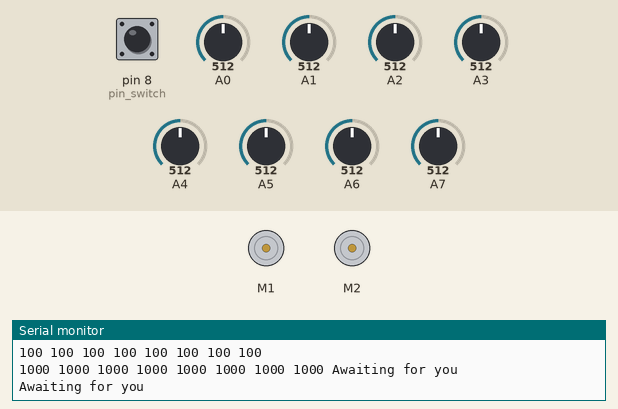
Simulated run of this sketch. Board: Arduino Mega 2560, built with avr-gcc and run on an emulated ATmega2560. On the bench: 2 × DC motor (green arrow = forward, orange = backward, longer = faster), the last lines printed to the serial monitor. The inputs (shaded band) are chosen by the test bench; at power-on: pin 8 (pin_switch) HIGH, A0 = 512, A2 = 512, A1 = 512, A3 = 512, A4 = 512, A5 = 512, A6 = 512, A7 = 512.

Above: at 10.3 s.
10.4 s: pin 8 (pin_switch) pulled LOW for 1.85 s
At 14.5 s:
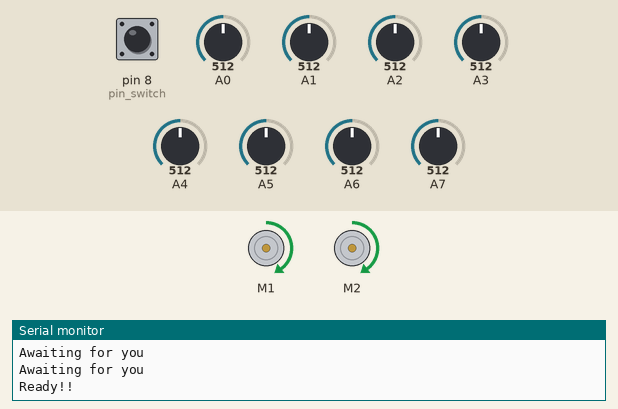
15.0 s: A0 set to 626
17.1 s: A0 set to 645
At 17.8 s:
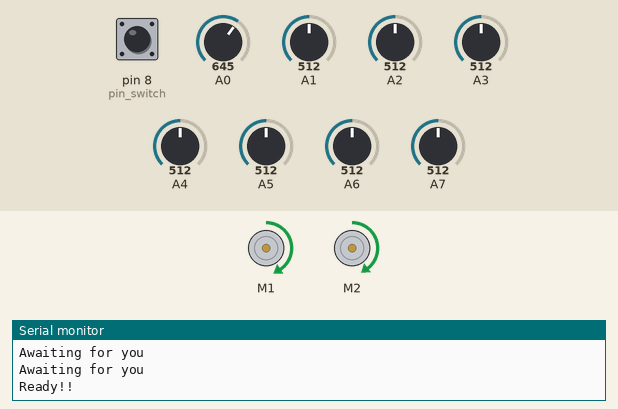
19.2 s: A2 set to 625
21.3 s: A2 set to 652
At 22.1 s:
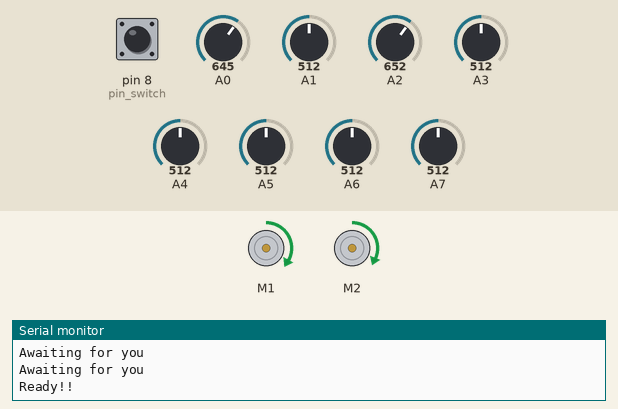
23.4 s: A1 set to 716
At 23.9 s:
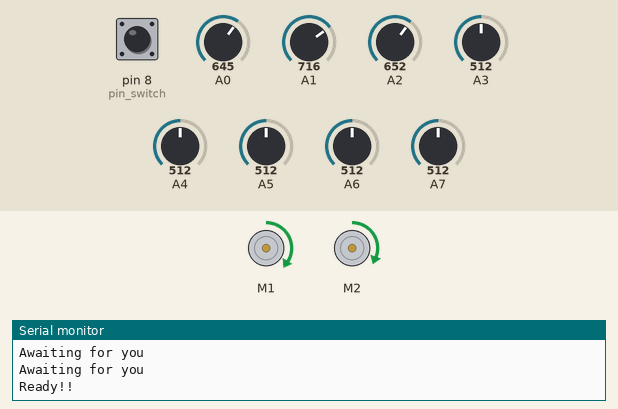
Timing chart, 0 to 26.4 s (numbered marks = the images above; inputs shaded):
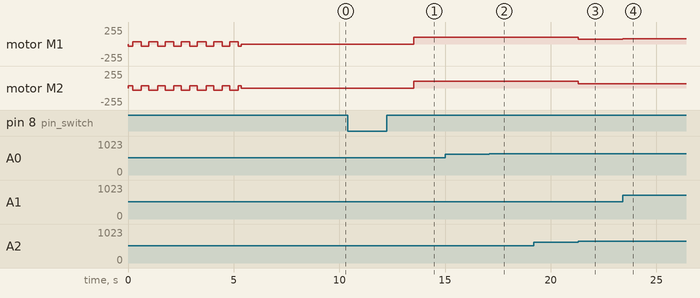

Measured:
- after the input at 10.4 s, motor M1, motor M2: stopped → forward 100/255 after 3.1 s
- after the input at 15.0 s, every drawn part: stays the same
- after the input at 17.1 s, motor M1: forward 100/255 → forward 102/255 at once; motor M2: forward 100/255 → forward 98/255 at once
- after the input at 19.2 s, every drawn part: stays the same
- after the input at 21.3 s, motor M1: forward 102/255 → forward 73/255 at once; motor M2: forward 98/255 → forward 67/255 at once
- after the input at 23.4 s, motor M1: forward 73/255 → forward 76/255 at once; motor M2: forward 67/255 → forward 64/255 at once

The sketch:

Carrito_Source_Sandy.ino
```cpp
#include <QTRSensors.h>
#include <OrangutanMotors.h>
#include <EEPROM.h>

#define CAR_ANALOG

#define primerTermino   0b1111111100000000
#define segundoTermino  0b0000000011111111

#define NUM_SENSORS                8
#define NUM_SAMPLES_PER_SENSOR     4
#define EMITTER_PIN_IR             11
#define TIMEOUT                  2500

#ifdef CAR_ANALOG
   #define CARGAR_SENSOR QTRSensorsAnalog
   #define PINES (unsigned char[]) { 0, 1, 2, 3, 4, 5, 6, 7}
   #define MUESTREO NUM_SAMPLES_PER_SENSOR

#endif

#ifdef CAR_DIGITAL
   #define CARGAR_SENSOR QTRSensorsRC
   #define PINES (unsigned char[]) {14, 15, 16, 17, 18, 19, 12, 13}
   #define MUESTREO TIMEOUT
#endif


CARGAR_SENSOR qtr(PINES, NUM_SENSORS, MUESTREO, EMITTER_PIN_IR);

OrangutanMotors motors;

unsigned int sensorValues[NUM_SENSORS];

unsigned int minimoUno = 0,minimoDos = 0,minimoTres = 0,minimoCuatro = 0,minimoCinco = 0,minimoSeis = 0,minimoSiete = 0,minimoOcho = 0;
unsigned int maximoUno = 0,maximoDos = 0,maximoTres = 0,maximoCuatro = 0,maximoCinco = 0,maximoSeis = 0,maximoSiete = 0,maximoOcho = 0;
uint8_t intervalo1 = 0,intervalo2 = 0;
int numeroByte = 1,numeroByteLectura = 1;

//--------------------------------------------------------------------------------------//
//------------------------Velocidad Maxima Robot----------------------------------------//
int maximum = 100;
//-------------------------------------------------------------------------------------//
//------------------------- Ganancias controlador PD-----------------------------------//
float kp = 4;    //1.45            //2.1              //7.1    //6   0.095
float kd = 40;     //30   //10     0.15
float ki = 0.2;
//--------------------------------------------------------------------------------------//
//-----------------------Velocidad de Calibracion---------------------------------------//
int velcalibrate = 35;
//--------------------------------------------------------------------------------------//


int last_proportional = 0;
long integral = 0;
int position = 0, switchCalibration = 0;
signed int proportional = 0 , power_difference = 0, derivative = 0, motorDos = 0 , motorUno = 0,error_brake = 0;
int pin_switch = 8;

void setup()
{
   pinMode(pin_switch,INPUT);
   digitalWrite(pin_switch, HIGH);

   numeroByte = 1;
   numeroByteLectura = 1;

   Serial.begin(9600);

   for (int i=0; i<7 ; i++)
      {
	    for (int counter=0; counter<17; counter++)
	    {
		    if (counter < 5 || counter >= 14)
		    OrangutanMotors::setSpeeds(-velcalibrate, velcalibrate);
		    else
		    OrangutanMotors::setSpeeds(velcalibrate, -velcalibrate);

			qtr.calibrate();

		    delay(20);
	    }
      }

   OrangutanMotors::setSpeeds(0, 0);
   numeroByte = 1;
   numeroByteLectura = 1;

   for (int i = 0; i < NUM_SENSORS; i++)
   {
	   delay(10);
	   Serial.print(qtr.calibratedMinimumOn[i]);
	   Serial.print(' ');
	   adquirirIntervalos(qtr.calibratedMinimumOn[i]);
//	   guardarDatos();
   }

   Serial.println();

   for (int i = 0; i < NUM_SENSORS; i++)
   {
	   delay(10);
	   Serial.print(qtr.calibratedMaximumOn[i]);
	   Serial.print(' ');
	   adquirirIntervalos(qtr.calibratedMaximumOn[i]);
//	   guardarDatos();
   }

   delay(3000);

   switchCalibration = digitalRead(8);

   while ( switchCalibration == HIGH)
     {
	     switchCalibration = digitalRead(8);
		 Serial.println("Awaiting for you");
		 delay(1000);
     };
     delay(2000);

    Serial.println("Ready!!");
}


#define RANGEBRAKE 3500


void loop()
{
     position = qtr.readLine(sensorValues);

	if (position<=3650 &&  position>=3350)
	{
		//	 maximum = 70; kp = 3.5;kd =80;ki=0;
		maximum = 100; kp = 2.8;kd =60;ki=0;
	}
	else{
			 if (position<=4500 &&  position>=2500)
			 {
              //kp=3.5;maximum = 70; kd =80; ki=0;
               kp=3;maximum = 70; kd =60; ki=0;
			 }
			 else{
				 //kp=3.5;maximum = 70; kd =80; ki=0;
				 kp = 2.5 ;maximum = 40; kd =80; ki=0;       //20

			 }
	}


	   proportional = (signed int)((66.68/7000)*(position - 3500));
	//	 Serial.print(proportional);
	//	 Serial.print(' ');

	   error_brake = position -3500;
   if ( proportional <= -RANGEBRAKE )
	   {
//		   		OrangutanMotors::setM2Speed(-255);
//		   		OrangutanMotors::setM1Speed(-255);
//		   		delay(1);
//		   OrangutanMotors::setM2Speed(-200);
//		   OrangutanMotors::setM1Speed(200);
//		   delay(1);
	   }
	   else if ( proportional >= RANGEBRAKE )
	   {
//		   		OrangutanMotors::setM2Speed(-255);
//		   		OrangutanMotors::setM1Speed(-255);
//		   		delay(1);
//		   OrangutanMotors::setM2Speed(200);
//		   OrangutanMotors::setM1Speed(-200);
//		   delay(1);
	   }

	    // Calculos PD
	    derivative = proportional - last_proportional;
	//	integral = proportional + last_proportional;

	    last_proportional = proportional;


	    signed int power_difference = (proportional*kp) + (derivative*kd) +  (ki*integral);
// Serial.println(power_difference);


    motorDos = maximum - power_difference;
	motorUno = maximum + power_difference;

     if (motorDos > 255)  motorDos = 255;

	 if (motorDos < -255) motorDos = -255;

     if (motorUno > 255)  motorUno = 255;

     if (motorUno < -255) motorUno = -255;


	    OrangutanMotors::setSpeeds(motorDos, motorUno);

   }


void adquirirIntervalos(int16_t datoFraccionar)
{
	intervalo1 = (datoFraccionar & primerTermino)>>8;
	intervalo2 = (datoFraccionar & segundoTermino);
}

int16_t concatResultado()
{
	int16_t concatenacion=0;
	concatenacion = concatenacion | intervalo1;
	concatenacion = concatenacion<<8;
	concatenacion = concatenacion | intervalo2;
	return concatenacion;
}

void guardarDatos()
{
	EEPROM.write(numeroByte, intervalo1);
	numeroByte+=1;
	EEPROM.write(numeroByte, intervalo2);
	numeroByte+=1;
}
```
